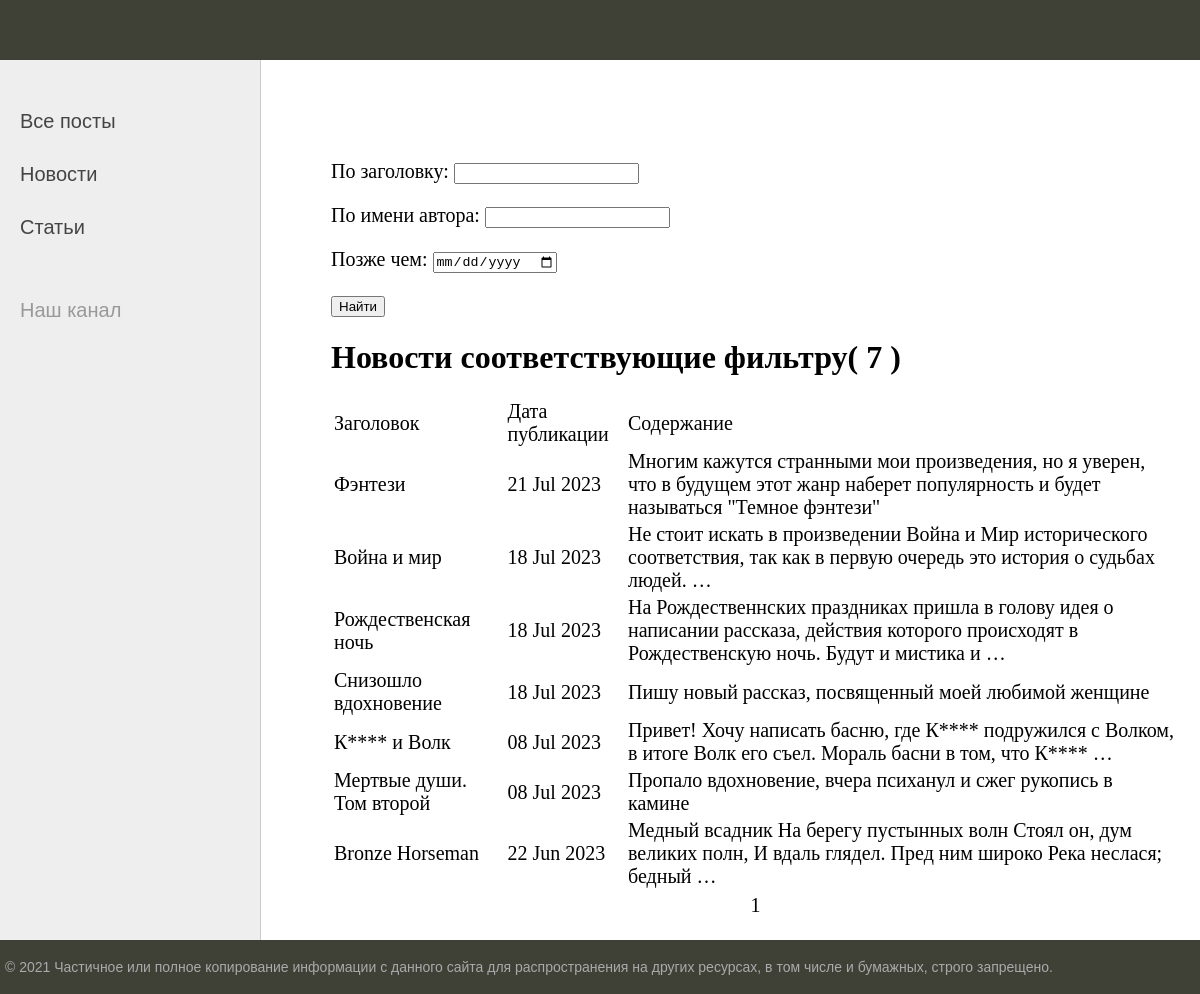
The page /posts/news/search on the database its author committed.
### news/models.py (models this page shows, shortened)
class Post(models.Model):
    article_post = 'AR'
    news_post = 'NE'
    POSITIONS = [
        (article_post, 'Статья'),
        (news_post, 'Новость')
    ]
    author = models.ForeignKey(Author, on_delete=models.CASCADE)
    position = models.CharField(max_length=2,
                                choices=POSITIONS,
                                default=article_post)
    time_in = models.DateTimeField(auto_now_add=True)
    category = models.ManyToManyField(Category, through='PostCategory')
    header = models.CharField(max_length=255)
    text_post = models.TextField()
    rating_post = models.IntegerField(default=0)

### news/views.py (the view)
# urls.py: path('news/search', NewsSearch.as_view(), name = 'search_form'),
class NewsSearch(ListView): #Класс для фильтрации новостей
    model = Post
    ordering = '-time_in'
    template_name = 'search.html'
    context_object_name = 'post_search'
    paginate_by = 10
    def get_queryset(self):
        queryset = super().get_queryset()
        self.filterset = PostFilter(self.request.GET, queryset)
        return self.filterset.qs.filter(position='NE')
    def get_context_data(self, **kwargs):
        context = super().get_context_data(**kwargs)
        context['news'] = Post.objects.filter(position = 'NE').order_by('-time_in')
        context['filterset'] = self.filterset
        context['title'] = 'Поиск новостей'
        return context

### news/filters.py (called while the page is built)
    @property
    def qs(self):
        filter_posts = super().qs
        return filter_posts

### news/templatetags/custom_filters.py (called while the page is built)
@register.filter()
def censor(value):
    CENSORED_LIST = ['редиска', 'придурок', 'урод', 'глупый', 'тупой', 'злой', 'дурак', 'козел']
    if isinstance(value, str):
        str1 = value
        for censor_element in CENSORED_LIST:
            new_text = str1.replace(censor_element, censor_element[0] + "*" * (len(censor_element) - 1))  # замена по нижнему регистру
            str1 = new_text
            new_text = str1.replace(censor_element.capitalize(), censor_element[0].capitalize() + "*" * (len(censor_element) - 1))  # замена по верхнему регистру
            str1 = new_text
        value = str1
    else:
        raise TypeError('Фильтр "censor" может быть применен только к текстовому типу данных')
    return f'{value}'

### news/templatetags/custom_tags.py (called while the page is built)
@register.simple_tag(takes_context=True)
def url_replace(context, **kwargs):
   d = context['request'].GET.copy()
   for k, v in kwargs.items():
       d[k] = v
   return d.urlencode()

@register.simple_tag(takes_context=True)
def url_replace2(context, **kwargs):
   p = context['request'].path
   return p[0:-6]

### templates/search.html (shortened to what this page needs)
{% extends 'flatpages/default.html' %}
{% load custom_filters %}
{% load custom_tags %}
{% block content %}
    <form action="{% url_replace2 %}?{% url_replace %}" method="get">
        {{ filterset.form.as_p }}
        <input type="submit" value="Найти" />
    </form>
    {% if post_search %}
    <h1>Новости соответствующие фильтру( {{ post_search|length }} ) </h1>
        <table>
            <tr>
                <td> Заголовок </td>
                <td> Дата публикации </td>
                <td> Содержание </td>
            </tr>
            {% for post in post_search %}
            <tr>
                <td> {{ post.header|censor }} </td>
                <td> {{ post.time_in|date:'d M Y' }} </td>
                <td> {{ post.text_post|censor|truncatewords:20 }} </td>
            </tr>
            {% endfor %}
        </table>
        <table align="center">
            <tr> <td align="center">
                {{ page_obj.number }}
            </td> </tr>
        </table>
    {% else %}
        <h2> Новостей нет! </h2>
    {% endif %}
{% endblock content %}

### static/css/styles.css (style rules this page uses)
html, body { font-family: 'Arial'; margin: 0; padding: 0; height: 100%; width: 100%; color: #444; }
.table-page tr { height: 100%; }
.content-text h1 { font-size: 32px; }

### rows shown on the page
Post: header|censor "Фэнтези", time_in "21 Jul 2023", text_post|censor "Многим кажутся странными мои произведения, но я уверен, что в будущем этот жанр наберет популярность и будет называться \"Темное фэнтези\""
Post: header|censor "Война и мир", time_in "18 Jul 2023", text_post|censor "Не стоит искать в произведении Война и Мир исторического соответствия, так как в первую очередь это история о судьбах людей. …"
Post: header|censor "Рождественская ночь", time_in "18 Jul 2023", text_post|censor "На Рождественнских праздниках пришла в голову идея о написании рассказа, действия которого происходят в Рождественскую ночь. Будут и мистика и …"
Post: header|censor "Снизошло вдохновение", time_in "18 Jul 2023", text_post|censor "Пишу новый рассказ, посвященный моей любимой женщине"
Post: header|censor "К**** и Волк", time_in "08 Jul 2023", text_post|censor "Привет! Хочу написать басню, где К**** подружился с Волком, в итоге Волк его съел. Мораль басни в том, что К**** …"
Post: header|censor "Мертвые души. Том второй", time_in "08 Jul 2023", text_post|censor "Пропало вдохновение, вчера психанул и сжег рукопись в камине"
Post: header|censor "Bronze Horseman", time_in "22 Jun 2023", text_post|censor "Медный всадник На берегу пустынных волн Стоял он, дум великих полн, И вдаль глядел. Пред ним широко Река неслася; бедный …"

### other values the page prints
{{ post_search|length }} "7"
{{ page_obj.number }} "1"
